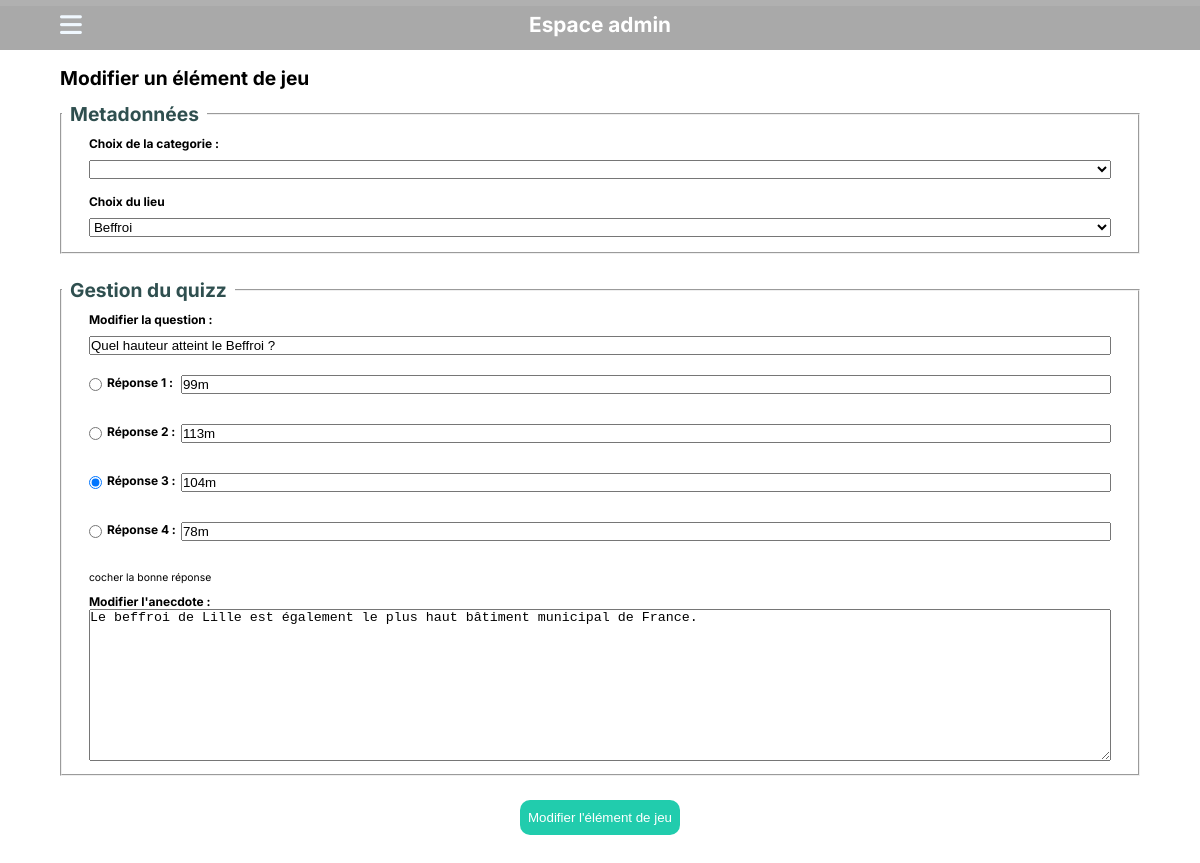
Screenshot of /admin/update?id=4 with the database file from the repository.
### tables this page shows
CREATE TABLE `quizz` (
  `ID` int(11) NOT NULL AUTO_INCREMENT,
  `ID_LIEU` int(11) NOT NULL,
  `question` varchar(400) DEFAULT NULL,
  `anecdote` varchar(1000) NOT NULL,
  `r1` varchar(300) DEFAULT NULL,
  `r2` varchar(300) DEFAULT NULL,
  `r3` varchar(300) DEFAULT NULL,
  `r4` varchar(300) DEFAULT NULL,
  `br` int(11) DEFAULT NULL,
  PRIMARY KEY (`ID`),
  KEY `lieu` (`ID_LIEU`),
  CONSTRAINT `lieu` FOREIGN KEY (`ID_LIEU`) REFERENCES `lieu` (`ID`) ON DELETE CASCADE ON UPDATE CASCADE
);

CREATE TABLE `lieu` (
  `ID` int(11) NOT NULL AUTO_INCREMENT,
  `NOM_LIEU` varchar(255) DEFAULT NULL,
  `ID_CAT` int(11) DEFAULT NULL,
  PRIMARY KEY (`ID`),
  KEY `categorie` (`ID_CAT`),
  CONSTRAINT `categorie` FOREIGN KEY (`ID_CAT`) REFERENCES `categorie` (`ID`) ON DELETE CASCADE ON UPDATE CASCADE
);

### class/AbstractController.php (called while the page is built, shortened)
<?php
abstract class AbstractController
{
    protected function render(string $view, array $options = []):void
    {
        require __DIR__."/../view/".$view;
    }
}
?>

### controller/AdminController.php (called while the page is built, shortened)
<?php
class AdminController extends AbstractController implements CrudInterface
{
    private AdminModel $db;
    function __construct()
    {
        $this->db = new AdminModel();
    }
    public function update()
    {
        $places= $this->db->getAllPlaces();
        $catList = $this->db->getAllCategories();
        $dataMessage= $this->db->getQuestionWithPlaceAndCategorie($_GET['id']);
        $this->render("admin/update.php", [
        "places"=>$places,
        "catList"=>$catList,
        "dataMessage"=>$dataMessage,
        "title"=>"Modifier une question",
        ]);
    }
}
?>

### index.php (called while the page is built, shortened)
<?php
require "./class/Autoloader.php";
Router::routing();
?>

### class/Autoloader.php (called while the page is built, shortened)
<?php
class Autoloader
{
    public static function register()
    {
        spl_autoload_register(function($class)
            {
                $file = str_replace("\\", DIRECTORY_SEPARATOR,$class).".php";
                return false;
            });
    }
}
?>

### assets/service/_pdo.php (called while the page is built, shortened)
<?php
function connexionPDO(): PDO{
    $config = require __DIR__."/../config/_databaseConfig.php";
    $dsn =
    "mysql:host=".$config['host']
    .";dbname=".$config['database']
    .";charset=".$config['charset'];
    try{
        $pdo = new PDO(
            $dsn,
            $config['user'],
            $config['password'],
            $config['options']
        );
        return $pdo;
    } catch(PDOException $e){
            throw new PDOException(
                $e->getMessage(),
                (int)$e-> getCode()
            );
    }
}
?>

### class/AbstractModel.php (called while the page is built, shortened)
<?php
require __DIR__."/../assets/service/_pdo.php";
abstract class AbstractModel
{
    function __construct()
    {
        $this->pdo = connexionPDO();
    }
}
?>

### model/AdminModel.php (called while the page is built, shortened)
<?php
class AdminModel extends AbstractModel
{
    public function getQuestionWithPlaceAndCategorie(?int $id=NULL):array|bool{
        $request = "SELECT q.*, c.NOM_CAT, l.NOM_LIEU FROM quizz q INNER JOIN lieu l ON l.ID = q.ID_LIEU INNER JOIN categorie c ON c.ID = l.ID_CAT";
        if ($id !== NULL)
        {
            $request .= " WHERE q.ID = " . $id;
        }
        $sql = $this->pdo->query($request);
        return $sql->fetchAll();
    }
    public function getAllCategories():array
    {
        $sql = $this->pdo->query("SELECT * from categorie");
        return $sql->fetchAll();
    }
    public function getAllPlaces():array
    {
        $sql = $this->pdo->query("SELECT * FROM lieu");
        return $sql->fetchAll();
    }
}
?>

### view/admin/update.php (the view, shortened to what this page needs)
<?php
$mainTitle = "Modifier un élément de jeu";
require __DIR__."/../../assets/template/_header-admin.php";
?>
<?php require __DIR__ . "/../../assets/template/_nav2.php"; ?>
<div class="mainContent">
    <h2><?php echo $mainTitle ?? "Bienvenue administrateur" ?></h2>
    <form action="" method="POST">
        <fieldset class="metaData">
            <legend>Metadonnées</legend>
            <div class="categorie">
                <label for="categorie">Choix de la categorie :</label>
                <select name="categorie" id="categorie">
                    <option value=""></option>
                    <?php foreach ($catList as $categorie) :
                    ?>
                    <option
                    value="<?php echo $categorie['ID'] ?>"
                    <?php
                    if($dataMessage[0]['ID_CAT'] == $categorie['ID']): ?>
                        selected
                    <?php endif; ?>
                    >
                </option>
                    <?php endforeach; ?>
                </select>
            </div>
            <div class="place">
                <label for="place">Choix du lieu </label>
                <select name="place" id="place">
                <?php foreach ($places as $place): ?>
                <option value=
                "<?php
                echo $place['ID'] ?>"
                <?php
                if($dataMessage[0]['ID_LIEU'] === $place['ID']) : ?>
                    selected
                <?php endif; ?>
                >
                <?php echo $place['NOM_LIEU'] ?>
                </option>
                <?php endforeach; ?>
                </select>
            </div>
        </fieldset>
        <fieldset class="gestionQuizz">
            <legend>Gestion du quizz</legend>
            <div class="question">
                <label for="question">Modifier la question : </label>
                <input type="text" name="question"
                id="question" value="<?php echo $dataMessage[0]['question']; ?>">
            </div>
            <div class="reponse">
                <input type="radio" name="good" value="1"
                <?php if($dataMessage[0]['br'] == 1): ?>
                    checked
                <?php endif; ?>
                >
                <label for="r1">Réponse 1 :</label>
                <input type="text" name="r1" value="<?php echo $dataMessage[0]['r1']; ?>"><br>
                <input type="radio" name="good" value="2"
                <?php if($dataMessage[0]['br'] == 2): ?>
                    checked
                <?php endif; ?>
                >
                <label for="r2">Réponse 2 : </label>
                <input type="text" name="r2" value="<?php echo $dataMessage[0]['r2']; ?>"><br>
                <input type="radio" name="good" value="3"
                <?php if($dataMessage[0]['br'] == 3): ?>
                    checked
                <?php endif; ?>
                >
                <label for="r3">Réponse 3 :</label>
                <input type="text" name="r3" value="<?php echo $dataMessage[0]['r3']; ?>"><br>
                <input type="radio" name="good" value="4"
                <?php if($dataMessage[0]['br'] == 4): ?>
                    checked
                <?php endif; ?>
                >
                <label for="r4">Réponse 4 : </label>
                <input type="text" name="r4" value="<?php echo $dataMessage[0]['r4']; ?>"><br>
                <span>cocher la bonne réponse</span>
            </div>
            <div class="anecdote">
                <label for="anecdote">Modifier l'anecdote :</label>
                <textarea name="anecdote" id="anecdote" cols="30" rows="10"
                ><?php echo $dataMessage[0]['anecdote']; ?>
                </textarea>
            </div>
        </fieldset>
        <input type="submit" name="upGame" value="Modifier l'élément de jeu">
    </form>
    </section>
<?php
require __DIR__."/../../assets/template/_footer-admin.php";?>

### assets/style/admin.css (style rules this page uses)
body { width: 100vw; height: 100vh; font-family: "Inter", sans-serif; }
.admin-section .mainContent { grid-row: 2/3; width: 90%; margin: 0 auto; }
.admin-section .mainContent h2 { font-size: 1.2rem; }
.admin-section .mainContent form { display: flex; flex-direction: column; justify-content: center; height: 100%; gap: 1.5rem; }
.admin-section .mainContent form fieldset { display: flex; flex-direction: column; gap: 10px; padding: 10px 0; font-size: 0.75rem; }
.admin-section .mainContent form fieldset legend { font-weight: bold; padding: 0 0.5rem; font-size: 1.2rem; color: darkslategray; }
.admin-section .mainContent form fieldset label { font-weight: bold; }
.admin-section .mainContent form fieldset .categorie, .admin-section .mainContent form fieldset .place, .admin-section .mainContent form fieldset .question, .admin-section .mainContent form fieldset .reponse, .admin-section .mainContent form fieldset .anecdote { width: 95%; margin: 0 auto; }
.admin-section .mainContent form fieldset .question, .admin-section .mainContent form fieldset .categorie, .admin-section .mainContent form fieldset .place { display: grid; grid-template-rows: 1fr 1fr; row-gap: 5px; }
.admin-section .mainContent form fieldset .reponse { display: grid; grid-template-columns: auto auto 1fr; grid-gap: 5px; }
.admin-section .mainContent form fieldset .reponse input[type=radio] { grid-column: 1/2; }
.admin-section .mainContent form fieldset .reponse label { grid-column: 2/3; }
.admin-section .mainContent form fieldset .reponse input[type=text] { grid-column: 3/4; }
.admin-section .mainContent form fieldset .reponse span { font-size: 0.65rem; grid-column: 1/4; }
.admin-section .mainContent form fieldset .anecdote textarea { width: 100%; }
.admin-section .mainContent form input[type=submit] { width: 160px; height: 35px; align-self: center; outline: 1px solid transparent; border: 1px solid transparent; border-radius: 10px; background-color: #21CCAD; color: white; }

### rows the page displays
quizz: place "Beffroi", question "Quel hauteur atteint le Beffroi ?", r1 "99m", r2 "113m", br "☑", r3 "104m", r4 "78m", anecdote "Le beffroi de Lille est également le plus haut bâtiment municipal de France."

### other values shown
$mainTitle "Modifier un élément de jeu"
